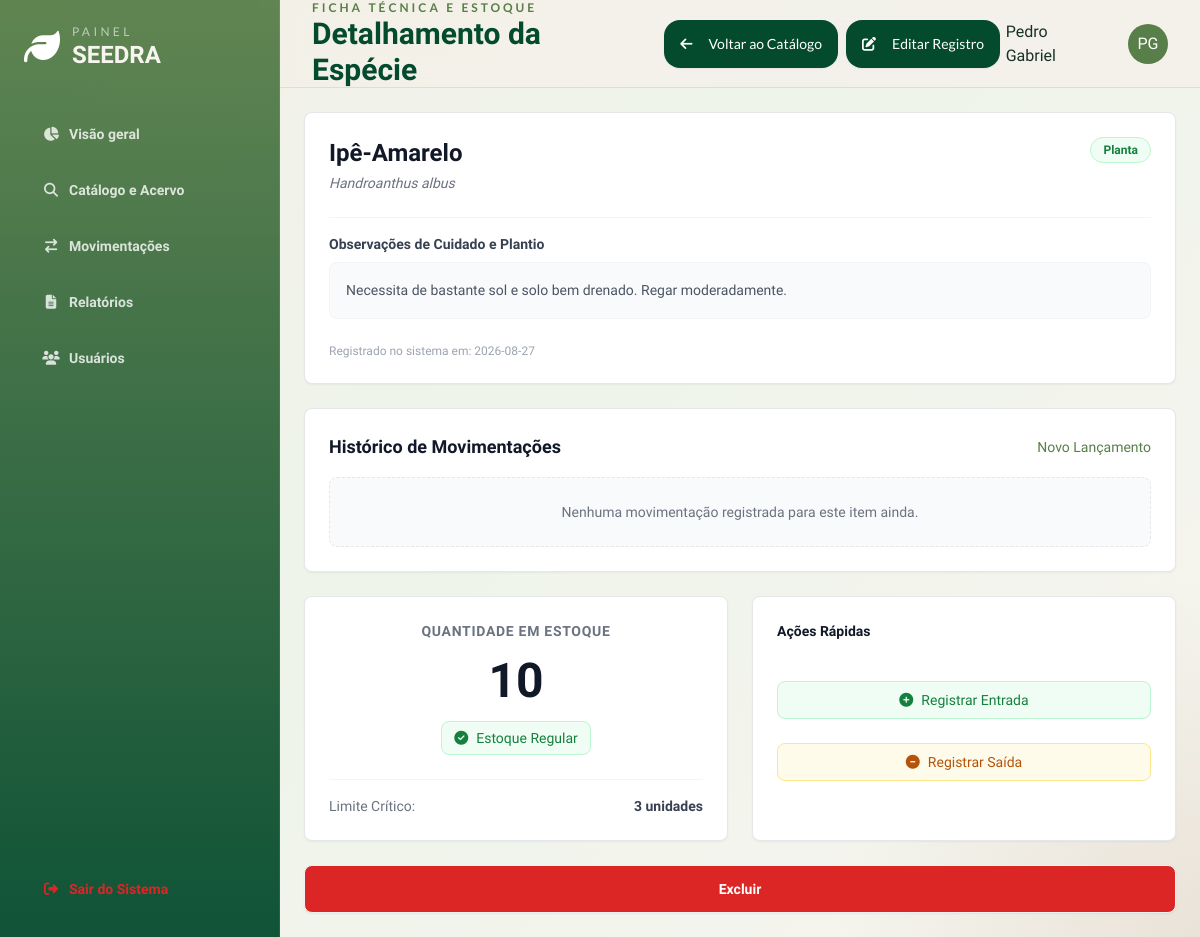
Page /catalogo/1 (signed in) on the committed database.
### models.py (models this page shows)
class Usuarios(db.Model, UserMixin):
    __tablename__ = 'usuarios'
    id = db.Column(db.Integer, primary_key = True)
    nome = db.Column(db.String(50), nullable = False)
    email = db.Column(db.String(50), nullable = False, unique = True)
    senha = db.Column(db.String(), nullable = False)
    usuario_instituicoes = db.relationship('UsuarioInstituicoes', back_populates = 'usuarios')

class Item(db.Model):
    __tablename__= 'items'
    id = db.Column(db.Integer, primary_key = True)
    nome = db.Column(db.String(50), nullable = False, unique = True)
    quantidade = db.Column(db.Integer, nullable = False, default = 0)
    n_cientifico = db.Column(db.String(50), nullable = False , unique = True)
    categoria = db.Column(db.String(20), nullable = False)
    deficit_limit = db.Column(db.Integer, nullable = False, default = 0)
    obs = db.Column(db.Text)
    data_cadastro = db.Column(db.Date, nullable = False)
    movimentacoes = db.relationship('Movimentacao', back_populates = 'item', lazy = True)
    def em_deficit(self):
        return self.quantidade < self.deficit_limit

### app.py (the view)
@app.route('/catalogo/<int:id>', methods=['GET', 'POST'])
@login_required
def detalhes_item(id):
    item = Item.query.get_or_404(id)
    return render_template('detalhes_item.html', item=item)

### app.py (called while the page is built)
@login_manager.user_loader
def load_user(user_id):
    return Usuarios.query.get(int(user_id))

### controllers/login.py (called while the page is built)
def login_required(f):
  @wraps(f)
  def decorated_function(*args, **kwargs):
      if 'usuarios_id' not in session:
         flash("Faça login primeiro!", 'erro')
         return redirect(url_for('login.login'))
      return f(*args, **kwargs)
  return decorated_function

### templates/detalhes_item.html (shortened to what this page needs)
{% extends 'base.html' %}
{% block header_subtitle %}Ficha Técnica e Estoque{% endblock %}
{% block header_title %}Detalhamento da Espécie{% endblock %}
{% block header_actions %}
<div class="flex gap-2">
    <a href="{{ url_for('catalogo') }}" class=" inline-flex items-center justify-center px-4 py-2 text-sm font-medium btn rounded-2xl border-0 bg-seedra-leafDark hover:bg-seedra-leafMid text-white font-lato">
        <i class="fa-solid fa-arrow-left mr-2"></i> Voltar ao Catálogo
    </a>
    <a href="{{ url_for('editar_item', id=item.id) }}" class="inline-flex items-center justify-center px-4 py-2 text-sm font-medium btn rounded-2xl border-0 bg-seedra-leafDark hover:bg-seedra-leafMid text-white font-lato">
        <i class="fa-solid fa-pen-to-square mr-2"></i> Editar Registro
    </a>
    </div>
{% endblock %}
{% block content %}
<div class="grid grid-cols-1 lg:grid-cols-2 gap-6">
    <div class="lg:col-span-2 flex flex-col gap-6">
        <div class="bg-white border border-gray-200 rounded-lg shadow-sm p-6">
            <div class="flex justify-between items-start mb-6">
                <div>
                    <h3 class="text-2xl font-bold text-gray-900">{{ item.nome }}</h3>
                    <p class="text-sm text-gray-500 italic mt-1">{{ item.n_cientifico }}</p>
                </div>
                <span class="px-3 py-1 bg-green-50 text-green-700 text-xs font-semibold rounded-full border border-green-200">
                    {{ item.categoria }}
                </span>
            </div>
            <div class="border-t border-gray-100 pt-4 mt-4">
                <h4 class="text-sm font-semibold text-gray-700 mb-2">Observações de Cuidado e Plantio</h4>
                <p class="text-sm text-gray-600 leading-relaxed bg-gray-50 p-4 rounded-lg border border-gray-100">
                    {% if item.obs %}
                        {{ item.obs }}
                    {% else %}
                        <span class="text-gray-400 italic">Nenhuma observação registrada para esta espécie.</span>
                    {% endif %}
                </p>
            </div>
            <div class="mt-6 text-xs text-gray-400">
                Registrado no sistema em: {{ item.data_cadastro }}
            </div>
        </div>
        <div class="bg-white border border-gray-200 rounded-lg shadow-sm p-6">
            <div class="flex justify-between items-center mb-4">
                <h3 class="text-lg font-bold text-gray-900">Histórico de Movimentações</h3>
                <a href="{{ url_for('movimentacao') }}" class="text-sm text-seedra-leafMid hover:text-seedra-leafDark font-medium hover:underline">Novo Lançamento</a>
            </div>
            {% if item.movimentacoes %}
                <div class="overflow-x-auto">
                    <table class="w-full text-sm text-left text-gray-500 mt-2">
                        <thead class="text-xs text-gray-700 uppercase bg-gray-50 border-b border-gray-200">
                            <tr>
                                <th scope="col" class="px-4 py-2 font-semibold">Data</th>
                                <th scope="col" class="px-4 py-2 font-semibold">Tipo</th>
                                <th scope="col" class="px-4 py-2 font-semibold">Qtd</th>
                                <th scope="col" class="px-4 py-2 font-semibold">Justificativa</th>
                            </tr>
                        </thead>
                        <tbody>
                            {% for mov in item.movimentacoes|sort(attribute='data_move', reverse=true) %}
                            <tr class="border-b border-gray-50 hover:bg-gray-50">
                                <td class="px-4 py-3 whitespace-nowrap">{{ mov.data_move.strftime('%d/%m/%Y') }}</td>
                                <td class="px-4 py-3">
                                    {% if mov.Typ == 'Entrada' %}
                                        <span class="text-green-600 font-medium"><i class="fa-solid fa-arrow-down mr-1"></i> Entrada</span>
                                    {% else %}
                                        <span class="text-amber-600 font-medium"><i class="fa-solid fa-arrow-up mr-1"></i> Saída</span>
                                    {% endif %}
                                </td>
                                <td class="px-4 py-3 font-bold text-gray-900">{{ mov.quantidade }}</td>
                                <td class="px-4 py-3 text-gray-600">{{ mov.justificativa }}</td>
                            </tr>
                            {% endfor %}
                        </tbody>
                    </table>
                </div>
            {% else %}
                <div class="text-center py-6 bg-gray-50 rounded-lg border border-dashed border-gray-200">
                    <p class="text-sm text-gray-500">Nenhuma movimentação registrada para este item ainda.</p>
                </div>
            {% endif %}
        </div>
    </div>
    <div class="lg:col-span-2 flex gap-6 w-full">
        <div class="bg-white border border-gray-200 rounded-lg shadow-sm p-6 text-center flex-1">
            <h3 class="text-sm font-semibold text-gray-500 uppercase tracking-wider mb-2">Quantidade em Estoque</h3>
            <div class="text-5xl font-black {% if item.em_deficit() %}text-red-600{% else %}text-gray-900{% endif %} my-4">
                {{ item.quantidade }}
            </div>
            {% if item.em_deficit() %}
                <div class="inline-flex items-center px-3 py-1.5 bg-red-50 text-red-700 text-sm font-medium rounded-lg border border-red-200">
                    <i class="fa-solid fa-circle-exclamation mr-2 animate-pulse"></i> Estoque em Déficit
                </div>
                <p class="text-xs text-red-500 mt-3 text-left">
                    * A quantidade atual está abaixo do limite seguro estabelecido pelo instituto. É recomendada a reposição imediata.
                </p>
            {% else %}
                <div class="inline-flex items-center px-3 py-1.5 bg-green-50 text-green-700 text-sm font-medium rounded-lg border border-green-200">
                    <i class="fa-solid fa-check-circle mr-2"></i> Estoque Regular
                </div>
            {% endif %}
            <div class="mt-6 pt-4 border-t border-gray-100 flex justify-between items-center text-sm">
                <span class="text-gray-500">Limite Crítico:</span>
                <span class="font-bold text-gray-700">{{ item.deficit_limit }} unidades</span>
            </div>
        </div>
        <div class="bg-white border border-gray-200 rounded-lg shadow-sm p-6 flex-1">
            <h4 class="text-sm font-semibold text-gray-900 mb-10">Ações Rápidas</h4>
            <div class="space-y-6">
                <a href="{{ url_for('movimentacao') }}" class="flex items-center justify-center w-full px-4 py-2 text-sm font-medium text-green-700 bg-green-50 border border-green-200 rounded-lg hover:bg-green-100 transition-colors">
                    <i class="fa-solid fa-plus-circle mr-2"></i> Registrar Entrada
                </a>
                <a href="{{ url_for('movimentacao') }}" class="flex items-center justify-center w-full px-4 py-2 text-sm font-medium text-amber-700 bg-amber-50 border border-amber-200 rounded-lg hover:bg-amber-100 transition-colors">
                    <i class="fa-solid fa-minus-circle mr-2"></i> Registrar Saída
                </a>
            </div>
        </div>
    </div>
    <div class="lg:col-span-2 flex ">
        <button class="btn bg-red-600 text-white hover:bg-red-800 px-20 w-full">
            Excluir
        </button>
    </div>
</div>
{% endblock %}

### templates/base.html (shortened to what this page needs)
<!DOCTYPE html>
<html lang="pt-BR" data-theme="light">
<head>
  <link rel="stylesheet" href="/static/css/style.css" />
  <script src="/static/js/tailwind.config.js" defer></script>
  <script src="https://cdn.tailwindcss.com"></script>
  <link href="https://cdn.jsdelivr.net/npm/daisyui@4.12.10/dist/full.min.css" rel="stylesheet" type="text/css" />
  <link rel="stylesheet" href="https://cdnjs.cloudflare.com/ajax/libs/font-awesome/6.4.0/css/all.min.css">
</head>
<body class="font-sans">
  <div class="dashboard-shell">
    <aside class="sidebar p-5 lg:p-6 flex flex-col gap-6">
      <div class="flex items-center gap-3">
        <i class="fa-solid fa-leaf text-4xl text-white"></i>
        <div>
          <p class="text-xs uppercase tracking-[0.28em] text-white/60 font-lato">Painel</p>
          <h1 class="text-2xl font-extrabold leading-tight">SEEDRA</h1>
        </div>
      </div>
      {% block nav %}
        <nav class="space-y-2 mt-4">
          <a href="{{ url_for('dashboard') }}" class="btn btn-block justify-start  hover:bg-white/20 hover:text-white  rounded-2xl {{ 'text-seedra-leafDark border-white/10 bg-white/14' if page_id =='visao' else 'btn-ghost text-white/80 hover:bg-white/10' }}"><i class="fa-solid fa-chart-pie w-5"></i> Visão geral</a>
          <a href="{{ url_for('catalogo') }}" class="btn btn-block justify-start  hover:bg-white/20 hover:text-white  rounded-2xl {{ 'text-seedra-leafDark border-white/10 bg-white/14' if page_id =='catalogo' else 'btn-ghost text-white/80 hover:bg-white/10' }}"><i class="fa-solid fa-magnifying-glass w-5"></i>Catálogo e Acervo</a>
          <a href="{{ url_for('movimentacao') }}" class="btn btn-block justify-start  hover:bg-white/20 hover:text-white  rounded-2xl {{ 'text-seedra-leafDark border-white/10 bg-white/14' if page_id =='movimentacoes' else 'btn-ghost text-white/80 hover:bg-white/10' }}"><i class="fa-solid fa-arrow-right-arrow-left w-5"></i>Movimentações</a>
          <a href="{{ url_for('relatorios') }}" class="btn btn-block justify-start  hover:bg-white/20 hover:text-white  rounded-2xl {{ 'text-seedra-leafDark border-white/10 bg-white/14' if page_id =='relatorios' else 'btn-ghost text-white/80 hover:bg-white/10' }}"><i class="fa-solid fa-file-lines w-5"></i>Relatórios</a>
          <a href="{{ url_for('usuarios') }}" class="btn btn-block justify-start  hover:bg-white/20 hover:text-white  rounded-2xl {{ 'text-seedra-leafDark border-white/10 bg-white/14' if page_id =='usuarios' else 'btn-ghost text-white/80 hover:bg-white/10' }}"><i class="fa-solid fa-users w-5"></i>Usuários</a>
        </nav>
      {% endblock %}
      <div class="mt-auto">
        <a href="{{ url_for('logout') }}" class="btn btn-block justify-start btn-ghost text-red-600  hover:scale-110  hover:bg-transparent rounded-2xl"><i class="fa-solid fa-right-from-bracket w-5"></i> Sair do Sistema</a>
      </div>
    </aside>
    <header class="topbar px-5 lg:px-8 flex items-center justify-between gap-4">
      <div>
        <p class="text-xs uppercase tracking-[0.25em] text-seedra-leafMid font-semibold font-lato">{% block header_subtitle %}SEEDRA{% endblock %}</p>
        <h2 class="text-2xl md:text-3xl font-extrabold text-seedra-leafDark">{% block header_title %}Painel de Controle{% endblock %}</h2>
      </div>
      <div class="flex items-center gap-3">
        {% block header_actions %}{% endblock %}
        <span>{% if current_user.is_authenticated %}{{current_user.nome}} {% endif %}</span>
        <div class="avatar placeholder ml-4">
          <div class="bg-seedra-leafMid text-white rounded-full w-10">
            <span>PG</span>
          </div>
        </div>
      </div>
    </header>
    <main class="main">
      {% block content %}
      {% endblock %}
    </main>
  </div>
</body>
</html>

### static/css/style.css (style rules this page uses)
:root { --leaf-dark: #044b2d; --leaf-mid: #587e49; --leaf-light: #78b863; --seed-brown: #9a774c; --seed-sand: #ddd1ae; --seed-mist: #d9d6cc; --deep-forest: #001500; --stone: #888784; --cloud: #d9d9d9; --surface: rgba(249, 248, 243, 0.78); --surface-strong: rgba(255, 252, 246, 0.9); --line: rgba(4, 75, 45, 0.10); }
html, body { height: 100%; overflow: hidden; scroll-behavior: smooth; }
body { font-family: 'Balsamiq Sans', sans-serif; background: radial-gradient(circle at top left, rgba(120,184,99,0.18), transparent 20%), radial-gradient(circle at bottom right, rgba(154,119,76,0.14), transparent 24%), linear-gradient(135deg, #f4f0e8 0%, #eef4ea 40%, #f7f4ef 100%); color: #183124; }
.dashboard-shell { display: grid; grid-template-columns: 280px 1fr; grid-template-rows: 88px 1fr; height: 100dvh; }
.sidebar { grid-row: 1 / -1; overflow-y: auto; background: linear-gradient(180deg, rgba(88,126,73,0.94), rgba(4,75,45,0.95)); color: #f7f5ef; border-right: 1px solid rgba(255,255,255,0.08); }
.topbar { grid-column: 2; position: sticky; top: 0; z-index: 10; background: rgba(244, 240, 232, 0.78); backdrop-filter: blur(14px); border-bottom: 1px solid var(--line); }
.main { grid-column: 2; overflow-y: auto; padding: 1.5rem; }

### rows in the picture
Usuarios: nome "Pedro Gabriel"
Item: nome "Ipê-Amarelo", n_cientifico "Handroanthus albus", categoria "Planta", obs "Necessita de bastante sol e solo bem drenado. Regar moderadamente.", data_cadastro "2026-08-27", quantidade "10", deficit_limit "3"
